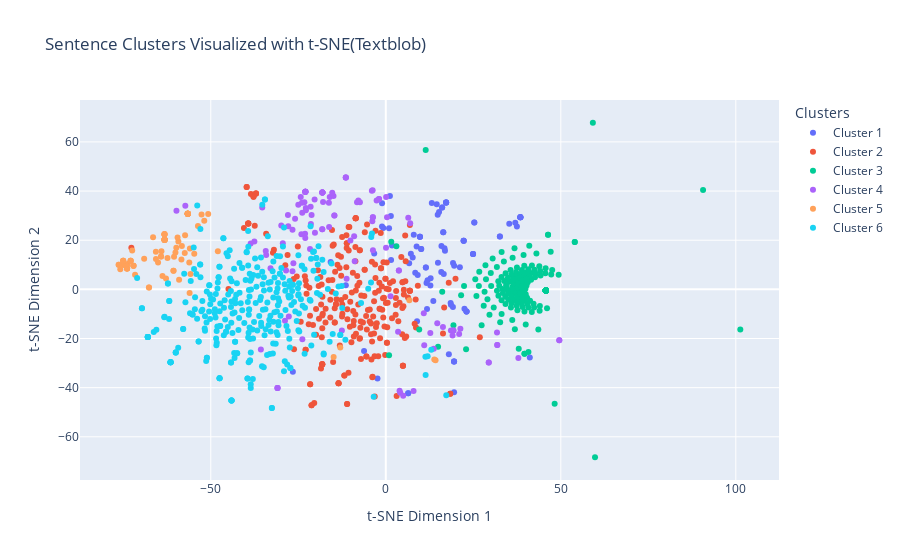

Here is the notebook cell this chart was saved with:
### Code cell
fig = go.Figure()

for i in range(num_clusters):
    indices = labels_textblob == i
    fig.add_trace(go.Scatter(
        x=reduced_vectors_2d[indices, 0],
        y=reduced_vectors_2d[indices, 1],
        mode='markers',
        name=f'Cluster {i + 1}'
    ))

fig.update_layout(
    title='Sentence Clusters Visualized with t-SNE(Textblob)',
    xaxis_title='t-SNE Dimension 1',
    yaxis_title='t-SNE Dimension 2',
    legend_title="Clusters"
)

pio.show(fig)
